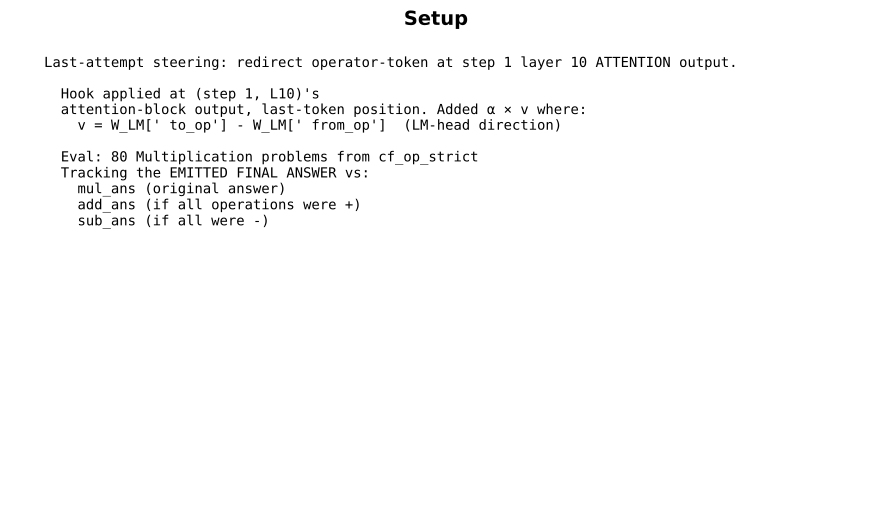

Write Python code to recreate this figure.
"""Last-attempt steering: redirect the OPERATOR TOKEN at step 1, layer 10
attention output.

Finding from logit lens: at step 1, layer 10's attention output's modal top-1
token is ' *' with 0.58 confidence — the model is *attention-writing the
multiplication operator token directly into the residual at step 1*. This is
the only cell in the latent loop where a specific operator token clearly
emerges as the attention-output top-1 modal token.

Hypothesis: if we directly modify this attention output to push the model
toward a DIFFERENT operator (e.g., ' +'), the model's subsequent latent
processing might propagate this alternate operator into the emit.

Direction = W_LM[" +"] - W_LM[" *"], i.e., the LM-head direction that would
shift logits from ' *' toward ' +'. We add α·this_direction to the L10
attention output at step 1's last-token position.

Test set: gsm8k_cf_op_strict, Multiplication problems (the model gets ~95%
of these right at baseline so we have full headroom to FLIP them to
'addition' answers).

For each α: hook step1/L10 attn_out, decode, parse emit, check if
  - emit equals MUL answer (kept) vs ADD answer (flipped to add) vs other

Output: steer_attn_op_token_gsm8k.{json,pdf}
"""
from __future__ import annotations

import json, os, re, sys, time
from functools import reduce
from pathlib import Path

import matplotlib.pyplot as plt
import numpy as np
import torch
import transformers
from matplotlib.backends.backend_pdf import PdfPages
from peft import LoraConfig, TaskType
from safetensors.torch import load_file

REPO = Path(__file__).resolve().parents[3]
PD = Path(__file__).resolve().parent
CF_DIR = REPO.parent / "cf-datasets"
sys.path.insert(0, str(REPO / "codi"))

TARGET_LATENT_STEP = 0  # 0-indexed; latent step 1
TARGET_LAYER = 10        # the L10 attention output where modal is ' *'

OUT_JSON = PD / "steer_attn_op_token_gsm8k.json"
OUT_PDF = PD / "steer_attn_op_token_gsm8k.pdf"


def codi_extract(s: str):
    s = s.replace(",", "")
    nums = re.findall(r"-?\d+\.?\d*", s)
    if not nums: return None
    try: return float(nums[-1])
    except: return None


def main():
    BS = 8
    ckpt = os.path.expanduser("~/codi_ckpt/CODI-gpt2")
    print(f"loading CODI from {ckpt}", flush=True)
    _orig = transformers.AutoTokenizer.from_pretrained
    transformers.AutoTokenizer.from_pretrained = (
        lambda *a, **k: _orig(*a, **{**k, "use_fast": True})
    )
    from src.model import CODI, ModelArguments, TrainingArguments
    lora_cfg = LoraConfig(task_type=TaskType.CAUSAL_LM, inference_mode=False,
                          r=128, lora_alpha=32, lora_dropout=0.1,
                          target_modules=["c_attn", "c_proj", "c_fc"],
                          init_lora_weights=True)
    margs = ModelArguments(model_name_or_path="gpt2", full_precision=True,
                           train=False, lora_init=True, ckpt_dir=ckpt)
    targs = TrainingArguments(output_dir="/tmp/_steerop", bf16=True,
                              use_lora=True, use_prj=True, prj_dim=768,
                              prj_no_ln=False, prj_dropout=0.0,
                              num_latent=6, inf_latent_iterations=6,
                              remove_eos=True, greedy=True,
                              model_max_length=512, seed=11)
    model = CODI(margs, targs, lora_cfg)
    sd_safe = Path(ckpt) / "model.safetensors"
    sd_bin = Path(ckpt) / "pytorch_model.bin"
    sd = load_file(str(sd_safe)) if sd_safe.exists() else torch.load(str(sd_bin), map_location="cpu")
    model.load_state_dict(sd, strict=False); model.codi.tie_weights()
    tok = transformers.AutoTokenizer.from_pretrained("gpt2", model_max_length=512,
                                                     padding_side="left", use_fast=True)
    if tok.pad_token_id is None:
        tok.add_special_tokens({"pad_token": "[PAD]"})
        tok.pad_token_id = model.pad_token_id or tok.convert_tokens_to_ids("[PAD]")
    model = model.to("cuda").to(torch.bfloat16); model.eval()
    embed_fn = model.get_embd(model.codi, model.model_name)
    eos_id = tok.eos_token_id
    transformer = (model.codi.transformer if hasattr(model.codi, "transformer")
                   else model.codi.base_model.model.transformer)
    H = model.codi.config.n_embd
    final_ln = transformer.ln_f
    lm_head = model.codi.get_output_embeddings()

    # Get LM-head row directions for the operator tokens. We want the
    # "direction that pushes residual toward ' +'" — that's the row of the
    # LM head matrix for the ' +' token id (with bias against ' *').
    # The LM head is a tied-weight Linear; its weight has shape (V, H).
    W_LM = lm_head.weight.detach().to(torch.float32).cpu().numpy()  # (V, H)
    print(f"  LM head weight shape: {W_LM.shape}")

    op_ids = {}
    for op in ["+", "-", "*", "/"]:
        # Encode the space-prefixed token (' +' is one token in GPT-2)
        ids = tok.encode(" " + op, add_special_tokens=False)
        op_ids[op] = ids[0] if ids else None
        bare = tok.encode(op, add_special_tokens=False)
        print(f"  op {op!r}: ' {op}' -> id {op_ids[op]} ('{tok.decode([op_ids[op]])}'), "
              f"bare '{op}' -> {bare}")

    # Compute the direction
    def op_dir(from_op, to_op):
        """Direction to push residual from from_op toward to_op."""
        return W_LM[op_ids[to_op]] - W_LM[op_ids[from_op]]

    # Hook: at (target_step, target_layer)'s ATTN OUTPUT, add α·v
    HOOK = {"active": False, "latent_step": -1, "alpha": 0.0, "v": None}

    def make_attn_hook(idx):
        def fn(_m, _i, output):
            if not HOOK["active"]: return output
            if idx != TARGET_LAYER: return output
            if HOOK["latent_step"] != TARGET_LATENT_STEP: return output
            a = output[0] if isinstance(output, tuple) else output
            v = HOOK["v"].to(a.device, dtype=a.dtype)
            a = a.clone()
            a[:, -1, :] = a[:, -1, :] + HOOK["alpha"] * v
            return (a,) + output[1:] if isinstance(output, tuple) else a
        return fn

    handles = [blk.attn.register_forward_hook(make_attn_hook(i))
               for i, blk in enumerate(transformer.h)]

    @torch.no_grad()
    def run_batch(qs, alpha, v_torch, max_new=64):
        B = len(qs)
        HOOK["alpha"] = float(alpha); HOOK["v"] = v_torch
        HOOK["active"] = True; HOOK["latent_step"] = -1
        batch = tok(qs, return_tensors="pt", padding="longest").to("cuda")
        bot = torch.full((B, 1), model.bot_id, dtype=torch.long, device="cuda")
        input_ids = torch.cat([batch["input_ids"], bot], dim=1)
        attn = torch.cat([batch["attention_mask"], torch.ones_like(bot)], dim=1)
        out = model.codi(input_ids=input_ids, attention_mask=attn,
                         use_cache=True, output_hidden_states=True)
        past = out.past_key_values
        latent = out.hidden_states[-1][:, -1, :].unsqueeze(1)
        if targs.use_prj: latent = model.prj(latent)
        for s in range(targs.inf_latent_iterations):
            HOOK["latent_step"] = s
            attn = torch.cat([attn, torch.ones((B, 1), dtype=attn.dtype, device="cuda")], dim=1)
            out = model.codi(inputs_embeds=latent, attention_mask=attn,
                             use_cache=True, output_hidden_states=True,
                             past_key_values=past)
            past = out.past_key_values
            latent = out.hidden_states[-1][:, -1, :].unsqueeze(1)
            if targs.use_prj: latent = model.prj(latent)
        HOOK["active"] = False; HOOK["latent_step"] = -1
        eot_emb = embed_fn(torch.tensor([model.eot_id], dtype=torch.long, device="cuda"))
        output = eot_emb.unsqueeze(0).expand(B, -1, -1)
        attn = torch.cat([attn, torch.ones((B, 1), dtype=attn.dtype, device="cuda")], dim=1)
        tokens = [[] for _ in range(B)]; done = [False] * B
        for _ in range(max_new):
            sout = model.codi(inputs_embeds=output, attention_mask=attn,
                              use_cache=True, past_key_values=past)
            past = sout.past_key_values
            logits = sout.logits[:, -1, :model.codi.config.vocab_size - 1]
            next_ids = torch.argmax(logits, dim=-1)
            for b in range(B):
                if not done[b]:
                    tokens[b].append(int(next_ids[b].item()))
                    if int(next_ids[b].item()) == eos_id: done[b] = True
            if all(done): break
            attn = torch.cat([attn, torch.ones((B, 1), dtype=attn.dtype, device="cuda")], dim=1)
            output = embed_fn(next_ids).unsqueeze(1)
        return [tok.decode(t, skip_special_tokens=True) for t in tokens]

    # Eval set: cf_op_strict, Multiplication problems (high baseline acc → headroom)
    rows = json.load(open(CF_DIR / "gsm8k_cf_op_strict.json"))
    mul_rows = [r for r in rows if r["type"] == "Multiplication"]
    prepped = []
    for r in mul_rows:
        try:
            ops = [float(x) for x in r["operands"]]
        except Exception:
            continue
        if len(ops) < 2: continue
        mul_ans = reduce(lambda a, b: a * b, ops)
        add_ans = sum(ops)
        sub_ans = ops[0] - sum(ops[1:])
        prepped.append({"q": r["question_concat"].strip().replace("  ", " "),
                         "operands": ops, "mul_ans": float(mul_ans),
                         "add_ans": float(add_ans), "sub_ans": float(sub_ans),
                         "gold": float(r["answer"])})
    eval_set = prepped[:80]
    qs = [d["q"] for d in eval_set]
    print(f"  eval N={len(eval_set)}")

    # Sweep multiple direction choices + alphas
    direction_choices = [
        ("*→+",  op_dir("*", "+")),
        ("*→-",  op_dir("*", "-")),
        ("*→/",  op_dir("*", "/")),
    ]
    alphas = [-3.0, -1.0, 0.0, 1.0, 3.0, 6.0, 12.0]

    results = {"target_step_1idx": TARGET_LATENT_STEP + 1,
               "target_layer": TARGET_LAYER, "n_eval": len(eval_set),
               "directions": {}}

    def score(strs):
        out = {"n": len(strs), "match_mul": 0, "match_add": 0, "match_sub": 0,
               "match_other": 0, "unparsed": 0}
        for s, d in zip(strs, eval_set):
            v = codi_extract(s)
            if v is None: out["unparsed"] += 1; continue
            if abs(v - d["mul_ans"]) < 1e-3: out["match_mul"] += 1
            elif abs(v - d["add_ans"]) < 1e-3: out["match_add"] += 1
            elif abs(v - d["sub_ans"]) < 1e-3: out["match_sub"] += 1
            else: out["match_other"] += 1
        return out

    t0 = time.time()
    for dir_name, v_np in direction_choices:
        v_torch = torch.tensor(v_np, dtype=torch.float32)
        v_norm = float(np.linalg.norm(v_np))
        print(f"\n=== direction {dir_name}  |v|={v_norm:.2f} ===", flush=True)
        results["directions"][dir_name] = {"v_norm": v_norm, "by_alpha": {}}
        for alpha in alphas:
            strs = []
            for s in range(0, len(qs), BS):
                strs += run_batch(qs[s:s+BS], alpha=alpha, v_torch=v_torch)
            sc = score(strs)
            results["directions"][dir_name]["by_alpha"][str(alpha)] = {
                "score": sc, "sample": strs[:3]}
            print(f"  α={alpha:+.1f}: kept_mul={sc['match_mul']}  "
                  f"→add={sc['match_add']}  →sub={sc['match_sub']}  "
                  f"other={sc['match_other']}  unparsed={sc['unparsed']}  "
                  f"({time.time()-t0:.0f}s)")
        OUT_JSON.write_text(json.dumps(results, indent=2))

    for h in handles: h.remove()
    print(f"\nsaved {OUT_JSON}")

    # Plot
    with PdfPages(OUT_PDF) as pdf:
        fig, ax = plt.subplots(figsize=(11, 6))
        ax.axis("off")
        body = (f"Last-attempt steering: redirect operator-token at "
                f"step {TARGET_LATENT_STEP+1} layer {TARGET_LAYER} ATTENTION output.\n\n"
                f"  Hook applied at (step {TARGET_LATENT_STEP+1}, L{TARGET_LAYER})'s\n"
                f"  attention-block output, last-token position. Added α × v where:\n"
                f"    v = W_LM[' to_op'] - W_LM[' from_op']  (LM-head direction)\n\n"
                f"  Eval: {len(eval_set)} Multiplication problems from cf_op_strict\n"
                f"  Tracking the EMITTED FINAL ANSWER vs:\n"
                f"    mul_ans (original answer)\n"
                f"    add_ans (if all operations were +)\n"
                f"    sub_ans (if all were -)\n")
        ax.text(0.04, 0.95, body, va="top", ha="left", family="monospace", fontsize=10)
        ax.set_title("Setup", fontsize=14, fontweight="bold")
        pdf.savefig(fig, bbox_inches="tight"); plt.close(fig)

        for dir_name, info in results["directions"].items():
            fig, ax = plt.subplots(figsize=(12, 5.5))
            by_a = info["by_alpha"]
            a_keys = sorted(by_a.keys(), key=lambda k: float(k))
            xs = np.arange(len(a_keys))
            sc = lambda key: [by_a[a]["score"][key] / len(eval_set) for a in a_keys]
            ax.plot(xs, sc("match_mul"), "-o", color="#4c72b0",
                    label="kept multiplication")
            ax.plot(xs, sc("match_add"), "-s", color="#2ca02c",
                    label="flipped to addition")
            ax.plot(xs, sc("match_sub"), "-^", color="#d62728",
                    label="flipped to subtraction")
            ax.plot(xs, sc("match_other"), "-x", color="#7f7f7f",
                    label="other/scrambled")
            ax.set_xticks(xs); ax.set_xticklabels(a_keys)
            ax.set_xlabel("α (scalar on op-direction)")
            ax.set_ylabel("fraction of eval N")
            ax.set_title(f"Direction: {dir_name}  |v|={info['v_norm']:.2f}",
                         fontsize=11, fontweight="bold")
            ax.legend(); ax.grid(alpha=0.3); ax.set_ylim(0, 1.05)
            fig.tight_layout()
            pdf.savefig(fig, bbox_inches="tight"); plt.close(fig)

    print(f"saved {OUT_PDF}")


if __name__ == "__main__":
    main()
